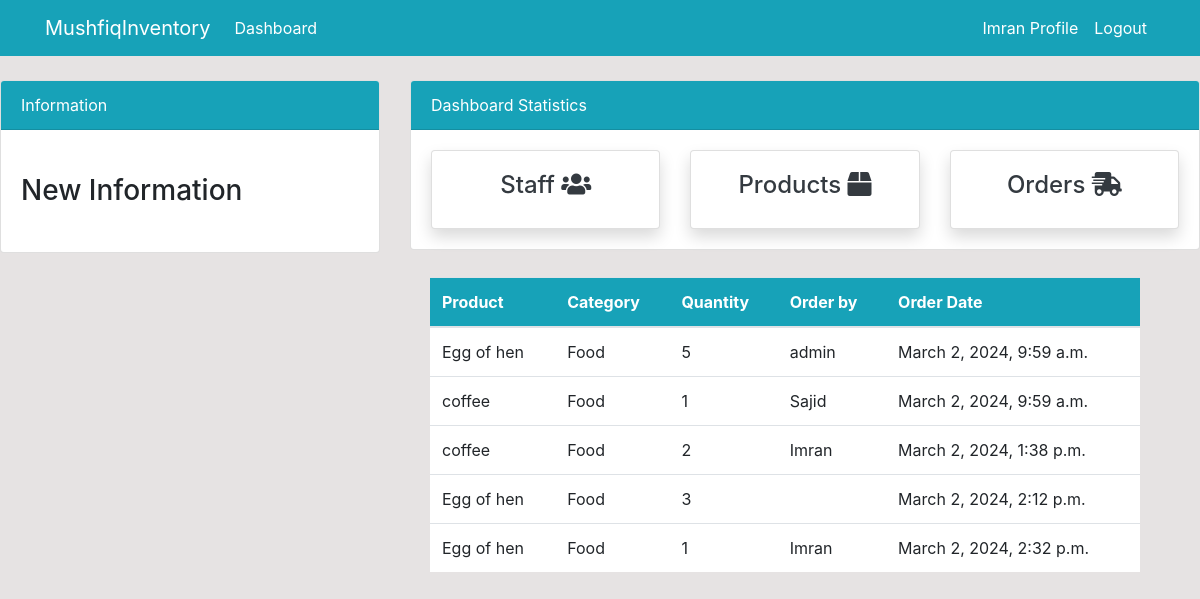
Page /order/ (signed in) on the committed database.
### dashboard/models.py (models this page shows, shortened)
class Order(models.Model):
    product = models.ForeignKey(Product, on_delete=models.CASCADE)
    staff = models.ForeignKey(User, models.CASCADE, null=True)
    order_quantity = models.PositiveIntegerField(null=True)
    date = models.DateTimeField(auto_now_add=True)
    class Meta:
        verbose_name_plural = 'Order'

class Product(models.Model):
    name = models.CharField(max_length=100, null=True)
    category = models.CharField(max_length=20, choices=CATEGORY, null=True)
    quantity = models.PositiveIntegerField(null=True)
    class Meta:
        verbose_name_plural = 'Product'

### dashboard/views.py (the view)
# urls.py: path('order/', views.order, name='dashboard-order')
@login_required
def order(request):
    orders = Order.objects.all()
    context = {'orders': orders}
    return render(request, 'dashboard/order.html', context)

### templates/dashboard/order.html (shortened to what this page needs)
{% extends 'partials/base.html' %}
{% block content %}
    <div class="container">
        <div class="row my-4">
            <div class="col-md-4">
            </div>
            <div class="col-md-8">
                <table class="table bg-white">
                    <thead class="bg-info">
                        <tr class="text-white">
                            <th scope="col">Product</th>
                            <th scope="col">Category</th>
                            <th scope="col">Quantity</th>
                            <th scope="col">Order by</th>
                            <th scope="col">Order Date</th>
                        </tr>
                    </thead>
                    <tbody>
                        {% for order in orders %}
                        <tr>
                            <td>{{order.product.name}}</td>
                            <td>{{order.product.category}}</td>
                            <td>{{order.order_quantity}}</td>
                            <td>{{order.staff.username}}</td>
                            <td>{{order.date}}</td>
                        </tr>
                        {% endfor %}
                    </tbody>
                </table>
            </div>
        </div>
    </div>
{% endblock %}

### templates/partials/base.html (shortened to what this page needs)
{% load static %}
<!doctype html>
<html lang="en">
<head>
    <link rel="stylesheet" href="https://cdn.jsdelivr.net/npm/bootstrap@4.6.0/dist/css/bootstrap.min.css"
>
    <link rel="stylesheet" href="https://use.fontawesome.com/releases/v5.15.2/css/all.css"
>
    <link rel="stylesheet" href="{% static 'style.css' %}">
</head>
<body>
    {% include 'partials/nav.html' %}
    {% include 'partials/topnav.html' %}
    <div class="container">
        {% block content %}
        {% endblock %}
    </div>
</body>
</html>

### templates/partials/nav.html (shortened to what this page needs)
<nav class="navbar navbar-expand-lg navbar-info bg-info">
    <div class="container">
        {% if user.is_authenticated %}
        <a class="navbar-brand text-white" href="{% url 'dashboard-index' %}">
            MushfiqInventory
        </a>
        <div class="collapse navbar-collapse" id="navbarSupportedContent">
            <ul class="navbar-nav mr-auto">
                <li class="nav-item active">
                    <a class="nav-link text-white" href="{% url 'dashboard-index' %}">
                        Dashboard <span class="sr-only">(current)</span>
                    </a>
                </li>
            </ul>
            <ul class="navbar-nav ml-auto">
                <li class="nav-item active">
                    <a class="nav-link text-white" href="{% url 'user-profile' %}">
                        {{user.username}} Profile
                    </a>
                </li>
                <li class="nav-item">
                    <a class="nav-link text-white" href="{% url 'user-logout' %}">Logout</a>
                </li>
            </ul>
            {% endif %}
        </div>
    </div>
</nav>

### templates/partials/topnav.html (shortened to what this page needs)
<div class="row">
    <div class="col-md-4 mt-4">
        <div class="card">
            <div class="card-header bg-info text-white">
                Information
            </div>
            <div class="card-body">
                <marquee behavior="" direction="">
                    <h3 class="my-4">New Information</h3>
                </marquee>
            </div>
        </div>
    </div>
    <div class="col-md-8 mt-4">
        <div class="card">
            <div class="card-header bg-info text-white">
                Dashboard Statistics
            </div>
            <div class="card-body">
                <div class="row">
                    <div class="col-md-4">
                        <a class="text-decoration-none text-dark" href="{% url 'dashboard-staff' %}">
                            <div class="card my-card shadow">
                                <div class="card-body text-center">
                                    <h4>Staff <i class="fas fa-users"></i></h4>
                                </div>
                            </div>
                        </a>
                    </div>
                    <div class="col-md-4">
                        <a class="text-decoration-none text-dark" href="{% url 'dashboard-product' %}">
                            <div class="card my-card shadow">
                                <div class="card-body text-center">
                                    <h4>Products <i class="fas fa-box"></i></h4>
                                </div>
                            </div>
                        </a>
                    </div>
                    <div class="col-md-4">
                        <a class="text-decoration-none text-dark" href="{% url 'dashboard-order' %}">
                            <div class="card my-card shadow">
                                <div class="card-body text-center">
                                    <h4>Orders <i class="fas fa-shipping-fast"></i></h4>
                                </div>
                            </div>
                        </a>
                    </div>
                </div>
            </div>
        </div>
    </div>
</div>

### static/style.css (style rules this page uses)
body { background: rgb(230, 227, 227); }

### rows in the picture
Order: product.name "Egg of hen", product.category "Food", order_quantity "5", staff.username "admin", date "March 2, 2024, 9:59 a.m."
Order: product.name "coffee", product.category "Food", order_quantity "1", staff.username "Sajid", date "March 2, 2024, 9:59 a.m."
Order: product.name "coffee", product.category "Food", order_quantity "2", staff.username "Imran", date "March 2, 2024, 1:38 p.m."
Order: product.name "Egg of hen", product.category "Food", order_quantity "3", date "March 2, 2024, 2:12 p.m."
Order: product.name "Egg of hen", product.category "Food", order_quantity "1", staff.username "Imran", date "March 2, 2024, 2:32 p.m."

### other values in the picture
{{ user.username }} "Imran"
